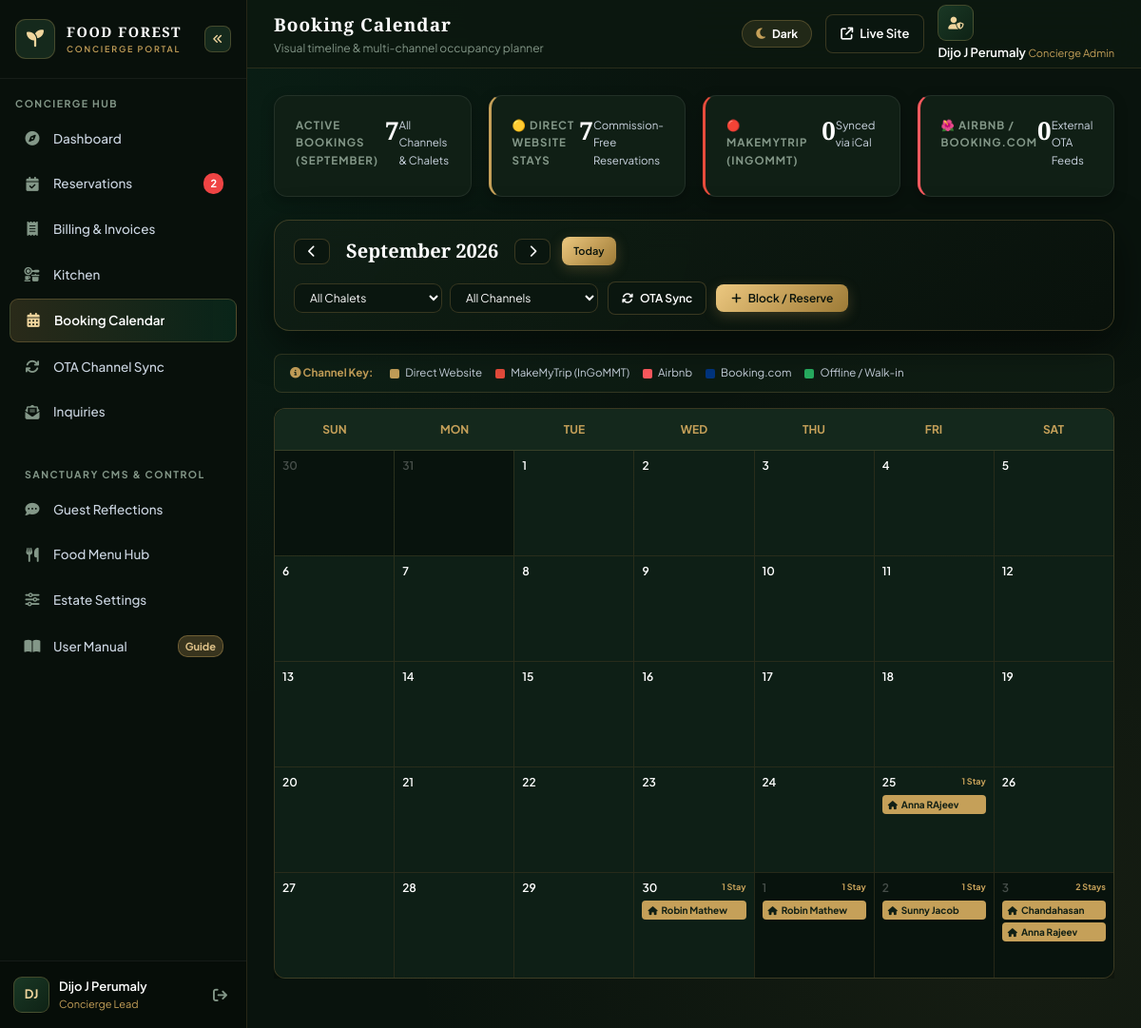
Screenshot of /admin/calendar.php?month=9&year=2026&room=all&source=all (signed in) with the database file from the repository.
### tables this page shows
CREATE TABLE `bookings` (
  `id` int(11) NOT NULL AUTO_INCREMENT,
  `user_id` int(11) DEFAULT NULL,
  `is_guest` tinyint(1) DEFAULT 1,
  `guest_access_token` varchar(100) DEFAULT NULL,
  `expires_at` datetime DEFAULT NULL,
  `reference_code` varchar(100) NOT NULL,
  `villa_type` varchar(255) NOT NULL,
  `duplex_unit` varchar(20) DEFAULT 'full',
  `booking_source` varchar(50) DEFAULT 'direct_website',
  `billing_type` varchar(20) DEFAULT 'estimate',
  `gst_number` varchar(50) DEFAULT NULL,
  `billing_name` varchar(150) DEFAULT NULL,
  `billing_address` text DEFAULT NULL,
  `gst_percentage` decimal(5,2) DEFAULT 0.00,
  `gst_amount` decimal(10,2) DEFAULT 0.00,
  `external_uid` varchar(255) DEFAULT NULL,
  `sync_hash` varchar(64) DEFAULT NULL,
  `guest_name` varchar(150) NOT NULL,
  `guest_phone` varchar(50) NOT NULL,
  `guest_email` varchar(150) DEFAULT NULL,
  `id_proof_type` varchar(100) DEFAULT NULL,
  `id_proof_number` varchar(100) DEFAULT NULL,
  `id_proof_file` varchar(255) DEFAULT NULL,
  `city_state` varchar(255) DEFAULT NULL,
  `country` varchar(100) DEFAULT 'India',
  `adults_count` int(11) DEFAULT 2,
  `kids_count` int(11) DEFAULT 0,
  `extra_adults` int(11) DEFAULT 0,
  `extra_kids` int(11) DEFAULT 0,
  `guests_count` int(11) DEFAULT 2,
  `checkin_date` date NOT NULL,
  `checkout_date` date NOT NULL,
  `checked_in_at` datetime DEFAULT NULL,
  `checked_out_at` datetime DEFAULT NULL,
  `nights` int(11) DEFAULT 1,
  `addons` text DEFAULT NULL,
  `activities_json` longtext DEFAULT NULL,
  `billing_items_json` longtext DEFAULT NULL,
  `food_items` longtext DEFAULT NULL,
  `food_amount` decimal(10,2) DEFAULT 0.00,
  `food_status` varchar(50) DEFAULT 'none',
  `room_amount` decimal(10,2) DEFAULT 0.00,
  `special_notes` text DEFAULT NULL,
  `billing_notes` text DEFAULT NULL,
  `total_amount` decimal(10,2) NOT NULL,
  `advance_paid` decimal(10,2) DEFAULT 0.00,
  `discount_amount` decimal(10,2) DEFAULT 0.00,
  `tax_amount` decimal(10,2) DEFAULT 0.00,
  `extra_charges` decimal(10,2) DEFAULT 0.00,
  `payment_method` varchar(50) DEFAULT 'unspecified',
  `payment_status` varchar(50) DEFAULT 'unpaid',
  `status` varchar(50) DEFAULT 'pending',
  `created_at` timestamp NOT NULL DEFAULT current_timestamp(),
  PRIMARY KEY (`id`),
  UNIQUE KEY `reference_code` (`reference_code`)
);

### admin/calendar.php (the view, shortened to what this page needs)
<?php
require_once __DIR__ . '/includes/header.php';
$pdo = get_db();
$curr_month = isset($_GET['month']) ? max(1, min(12, (int)$_GET['month'])) : (int)date('n');
$curr_year = isset($_GET['year']) ? max(2020, min(2035, (int)$_GET['year'])) : (int)date('Y');
$selected_room = trim($_GET['room'] ?? 'all');
$selected_source = trim($_GET['source'] ?? 'all');
$prev_month = $curr_month - 1;
$prev_year = $curr_year;
$next_month = $curr_month + 1;
$next_year = $curr_year;
$first_day_ts = strtotime("{$curr_year}-{$curr_month}-01");
$days_in_month = (int)date('t', $first_day_ts);
$first_day_of_week = (int)date('w', $first_day_ts);
$month_name = date('F', $first_day_ts);
$cal_start_date = date('Y-m-d', strtotime("-{$first_day_of_week} days", $first_day_ts));
$total_cells = ceil(($first_day_of_week + $days_in_month) / 7) * 7;
$cal_end_date = date('Y-m-d', strtotime("+ " . ($total_cells - 1) . " days", strtotime($cal_start_date)));
$b_sql = "SELECT b.*, r.title AS room_title
          FROM bookings b
          LEFT JOIN rooms r ON b.villa_type = r.slug
          WHERE b.status NOT IN ('cancelled', 'rejected')
            AND b.checkin_date <= ?
            AND b.checkout_date >= ?";
$b_params = [$cal_end_date, $cal_start_date];
$b_sql .= " ORDER BY b.checkin_date ASC";
$b_stmt = $pdo->prepare($b_sql);
$b_stmt->execute($b_params);
$bookings = $b_stmt->fetchAll(PDO::FETCH_ASSOC);
$bookings_by_date = [];
$source_counts = [
    'direct_website' => 0,
    'makemytrip' => 0,
    'airbnb' => 0,
    'booking_com' => 0,
    'offline_direct' => 0
];
foreach ($bookings as $b) {
    $src = strtolower(trim($b['booking_source'] ?: 'direct_website'));
    if (stripos($src, 'make') !== false || stripos($src, 'mmt') !== false) {
        $src_key = 'makemytrip';
    } elseif (stripos($src, 'air') !== false) {
        $src_key = 'airbnb';
    } elseif (stripos($src, 'booking') !== false) {
        $src_key = 'booking_com';
    } elseif ($src === 'direct_website') {
        $src_key = 'direct_website';
    } else {
        $src_key = 'offline_direct';
    }
    if (isset($source_counts[$src_key])) {
        $source_counts[$src_key]++;
    } else {
        $source_counts['offline_direct']++;
    }
    $c_start = new DateTime($b['checkin_date']);
    $c_end = new DateTime($b['checkout_date']);
    while ($c_start < $c_end) {
        $d_str = $c_start->format('Y-m-d');
        if (!isset($bookings_by_date[$d_str])) {
            $bookings_by_date[$d_str] = [];
        }
        $bookings_by_date[$d_str][] = $b;
        $c_start->modify('+1 day');
    }
}
$total_bookings_count = count($bookings);
?>
<div class="adm-content-container">
    <div class="adm-kpi-grid" style="grid-template-columns: repeat(auto-fit, minmax(200px, 1fr)); margin-bottom: 24px;">
        <div class="adm-kpi-card">
            <div class="adm-kpi-label">Active Bookings (<?php echo $month_name; ?>)</div>
            <div class="adm-kpi-number"><?php echo $total_bookings_count; ?></div>
            <span class="adm-kpi-trend">All Channels & Chalets</span>
        </div>
        <div class="adm-kpi-card" style="border-left: 3px solid #C5A059;">
            <div class="adm-kpi-label">🟡 Direct Website Stays</div>
            <div class="adm-kpi-number"><?php echo $source_counts['direct_website']; ?></div>
            <span class="adm-kpi-trend">Commission-Free Reservations</span>
        </div>
        <div class="adm-kpi-card" style="border-left: 3px solid #e74c3c;">
            <div class="adm-kpi-label">🔴 MakeMyTrip (InGoMMT)</div>
            <div class="adm-kpi-number"><?php echo $source_counts['makemytrip']; ?></div>
            <span class="adm-kpi-trend">Synced via iCal</span>
        </div>
        <div class="adm-kpi-card" style="border-left: 3px solid #FF5A5F;">
            <div class="adm-kpi-label">🌺 Airbnb / Booking.com</div>
            <div class="adm-kpi-number"><?php echo $source_counts['airbnb'] + $source_counts['booking_com']; ?></div>
            <span class="adm-kpi-trend">External OTA Feeds</span>
        </div>
    </div>
    <div class="adm-card" style="margin-bottom: 24px; padding: 16px 20px;">
        <div style="display: flex; flex-wrap: wrap; justify-content: space-between; align-items: center; gap: 16px;">
            <div style="display: flex; align-items: center; gap: 12px;">
                <a href="calendar.php?month=<?php echo $prev_month; ?>&year=<?php echo $prev_year; ?>&room=<?php echo urlencode($selected_room); ?>&source=<?php echo urlencode($selected_source); ?>"
                   class="adm-btn-action outline" style="padding: 6px 14px;">
                    <i class="fa-solid fa-chevron-left"></i>
                </a>
                <h2 style="font-family: var(--adm-font-title); font-size: 20px; color: #FFFFFF; margin: 0; min-width: 170px; text-align: center;">
                    <?php echo $month_name . ' ' . $curr_year; ?>
                </h2>
                <a href="calendar.php?month=<?php echo $next_month; ?>&year=<?php echo $next_year; ?>&room=<?php echo urlencode($selected_room); ?>&source=<?php echo urlencode($selected_source); ?>"
                   class="adm-btn-action outline" style="padding: 6px 14px;">
                    <i class="fa-solid fa-chevron-right"></i>
                </a>
                <a href="calendar.php?month=<?php echo date('n'); ?>&year=<?php echo date('Y'); ?>&room=<?php echo urlencode($selected_room); ?>&source=<?php echo urlencode($selected_source); ?>"
                   class="adm-btn-action gold" style="padding: 6px 12px; font-size: 11px;">
                    Today
                </a>
            </div>
            <div style="display: flex; flex-wrap: wrap; align-items: center; gap: 10px;">
                <form method="GET" action="calendar.php" id="cal-filter-form" style="display: flex; gap: 8px;">
                    <select name="room" class="adm-input" style="padding: 6px 12px; font-size: 12px; max-width: 180px;" onchange="this.form.submit()">
                        <option value="all" <?php echo $selected_room === 'all' ? 'selected' : ''; ?>>All Chalets</option>
                    </select>
                    <select name="source" class="adm-input" style="padding: 6px 12px; font-size: 12px; max-width: 160px;" onchange="this.form.submit()">
                        <option value="all" <?php echo $selected_source === 'all' ? 'selected' : ''; ?>>All Channels</option>
                    </select>
                </form>
                <a href="channel_sync.php" class="adm-btn-action outline" title="Manage & Sync Feeds" style="padding: 7px 14px; font-size: 12px;">
                    <i class="fa-solid fa-arrows-rotate"></i> OTA Sync
                </a>
                <button type="button" class="adm-btn-action gold" onclick="openQuickBookModal()" style="padding: 7px 16px; font-size: 12px;">
                    <i class="fa-solid fa-plus"></i> Block / Reserve
                </button>
            </div>
        </div>
    </div>
    <div style="display: flex; flex-wrap: wrap; align-items: center; gap: 14px; margin-bottom: 16px; padding: 10px 16px; background: rgba(20, 40, 28, 0.4); border: 1px solid rgba(197, 160, 89, 0.2); border-radius: 8px; font-size: 11.5px;">
        <span style="color: var(--adm-gold); font-weight: 700; margin-right: 4px;"><i class="fa-solid fa-circle-info"></i> Channel Key:</span>
        <span style="display: inline-flex; align-items: center; gap: 6px;"><span style="width: 10px; height: 10px; border-radius: 2px; background: #C5A059;"></span> Direct Website</span>
        <span style="display: inline-flex; align-items: center; gap: 6px;"><span style="width: 10px; height: 10px; border-radius: 2px; background: #e74c3c;"></span> MakeMyTrip (InGoMMT)</span>
        <span style="display: inline-flex; align-items: center; gap: 6px;"><span style="width: 10px; height: 10px; border-radius: 2px; background: #FF5A5F;"></span> Airbnb</span>
        <span style="display: inline-flex; align-items: center; gap: 6px;"><span style="width: 10px; height: 10px; border-radius: 2px; background: #003580;"></span> Booking.com</span>
        <span style="display: inline-flex; align-items: center; gap: 6px;"><span style="width: 10px; height: 10px; border-radius: 2px; background: #27ae60;"></span> Offline / Walk-in</span>
    </div>
    <div class="adm-table-responsive" style="border: none; background: transparent; padding: 0; margin-bottom: 24px;">
        <div class="adm-card" style="padding: 0; overflow: hidden; border-radius: 12px; min-width: 680px; margin-bottom: 0;">
            <div style="display: grid; grid-template-columns: repeat(7, 1fr); background: #14281c; border-bottom: 1px solid rgba(197, 160, 89, 0.2); text-align: center; font-weight: 700; font-size: 12px; color: var(--adm-gold); padding: 12px 0;">
            <div>SUN</div>
            <div>MON</div>
            <div>TUE</div>
            <div>WED</div>
            <div>THU</div>
            <div>FRI</div>
            <div>SAT</div>
        </div>
        <div style="display: grid; grid-template-columns: repeat(7, 1fr); gap: 1px; background: rgba(197, 160, 89, 0.15);">
            <?php
            $curr_cal_date = new DateTime($cal_start_date);
            $today_str = date('Y-m-d');
            for ($i = 0; $i < $total_cells; $i++):
                $d_str = $curr_cal_date->format('Y-m-d');
                $d_num = (int)$curr_cal_date->format('j');
                $is_current_month = ((int)$curr_cal_date->format('n') === $curr_month);
                $is_today = ($d_str === $today_str);
                $day_bookings = $bookings_by_date[$d_str] ?? [];
            ?>
                <div class="cal-day-cell <?php echo !$is_current_month ? 'other-month' : ''; ?> <?php echo $is_today ? 'is-today' : ''; ?>"
                     style="min-height: 110px; background: <?php echo $is_current_month ? '#0e1f16' : '#08130d'; ?>; padding: 6px 8px; position: relative; cursor: pointer; transition: background 0.2s ease;"
                     onclick="handleDayClick('<?php echo $d_str; ?>')">
                    <div style="display: flex; justify-content: space-between; align-items: center; margin-bottom: 4px;">
                        <span style="font-size: 12px; font-weight: <?php echo $is_today ? '800' : '600'; ?>; color: <?php echo $is_today ? 'var(--adm-gold)' : ($is_current_month ? '#FFFFFF' : 'rgba(255,255,255,0.25)'); ?>; <?php echo $is_today ? 'background: rgba(197, 160, 89, 0.2); padding: 1px 6px; border-radius: 10px; border: 1px solid var(--adm-gold);' : ''; ?>">
                            <?php echo $d_num; ?>
                        </span>
                        <?php if (count($day_bookings) > 0): ?>
                            <span style="font-size: 9px; color: var(--adm-gold); font-weight: 700;">
                                <?php echo count($day_bookings); ?> Stay<?php echo count($day_bookings) > 1 ? 's' : ''; ?>
                            </span>
                        <?php endif; ?>
                    </div>
                    <div style="display: flex; flex-direction: column; gap: 3px;">
                        <?php
                        foreach ($day_bookings as $b):
                            $pill_bg = '#C5A059';
                            $pill_color = '#101F15';
                            $badge_icon = 'fa-solid fa-house';
                        ?>
                            <div class="cal-booking-pill"
                                 onclick="event.stopPropagation(); openBookingDetailModal(<?php echo htmlspecialchars(json_encode($b)); ?>)"
                                 style="background: <?php echo $pill_bg; ?>; color: <?php echo $pill_color; ?>; padding: 2px 6px; border-radius: 4px; font-size: 10px; font-weight: 700; white-space: nowrap; overflow: hidden; text-overflow: ellipsis; display: flex; align-items: center; gap: 4px;"
                                 title="<?php echo htmlspecialchars($b['guest_name'] . ' (' . ($b['room_title'] ?: $b['villa_type']) . ') - ' . $b['checkin_date'] . ' to ' . $b['checkout_date']); ?>">
                                <i class="<?php echo $badge_icon; ?>" style="font-size: 9px;"></i>
                                <span><?php echo htmlspecialchars($b['guest_name']); ?></span>
                            </div>
                        <?php endforeach; ?>
                    </div>
                </div>
            <?php
                $curr_cal_date->modify('+1 day');
            endfor;
            ?>
        </div>
    </div>
</div>
</div>
<?php require_once __DIR__ . '/includes/footer.php'; ?>

### rows the page displays
bookings: id "7", guest_name "Sunny Jacob"
bookings: guest_name "Anna RAjeev"
bookings: guest_name "Robin Mathew"
bookings: guest_name "Robin Mathew"
bookings: guest_name "Chandahasan"
bookings: guest_name "Anna Rajeev"

### other values shown
$pending_count "2"
$initials "DJ"
$admin['full_name'] "Dijo J Perumaly"
$admin['role'] "Concierge Lead"
$page_title "Booking Calendar"
$page_subtitle "Visual timeline & multi-channel occupancy planner"
$month_name "SEPTEMBER"
$total_bookings_count "7"
$source_counts['makemytrip'] "0"
$source_counts['airbnb'] + $source_counts['booking_com'] "0"
$month_name "September"
$curr_year "2026"
$d_num "30"
$d_num "31"
$d_num "1"
